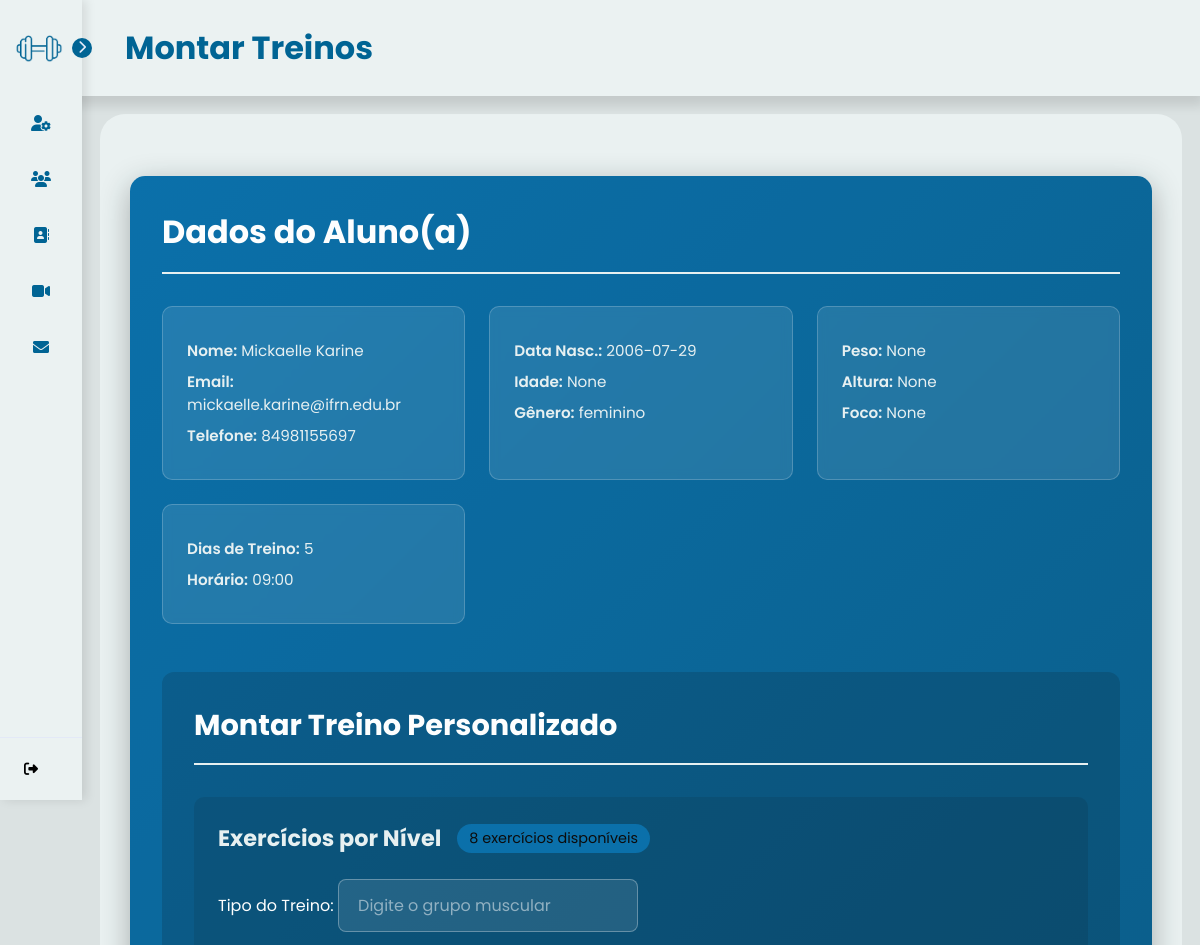
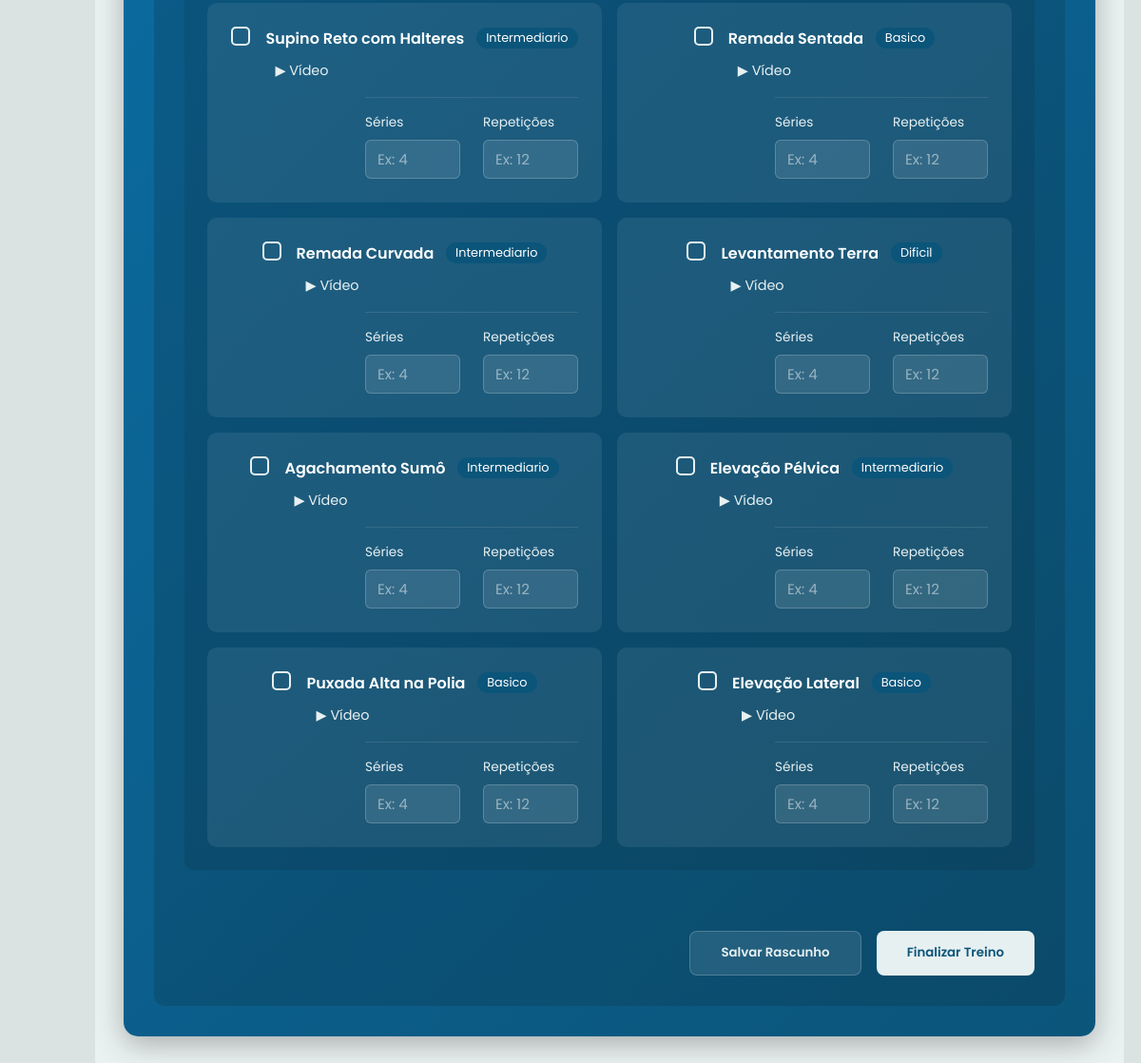
Screenshot of /montar_treino/3 (signed in) with the database file from the repository (2 pictures, top to bottom).
### tables this page shows
CREATE TABLE users (
    use_id INTEGER PRIMARY KEY AUTOINCREMENT,
    use_nome TEXT NOT NULL,
    use_senha TEXT NOT NULL,
    use_email TEXT NOT NULL,
    use_telefone TEXT NOT NULL,
    use_data_nascimento DATE NOT NULL,
    use_genero TEXT NOT NULL,
    use_tipo_usuario TEXT NOT NULL,
    use_dias_treino INT,
    use_horario_treino TIME,
    use_dias_trabalho INT ,
    use_horario_trabalho TIME,
    use_idade INT,
    use_peso FLOAT,
    use_altura FLOAT,
    use_imagem BLOB,
    use_foco_treino VARCHAR(90), /*foco do treino que o aluno quer desenvolver*/
    use_tipo_treino VARCHAR(90), /*tipo do treino que o personal gosta de ensinar*/
    use_contador INTEGER DEFAULT 0
);

CREATE TABLE exercicios (
            exe_id INTEGER PRIMARY KEY AUTOINCREMENT,
            exe_nome TEXT NOT NULL,
            exe_nivel TEXT NOT NULL,
            exe_link TEXT NOT NULL
        );

### controllers/ProfileController.py (the view)
@profile_bp.route('/montar_treino/<int:aluno_id>', methods=['GET', 'POST'])
@login_required
def montar_treino(aluno_id):
    conn = obter_conexao()
    existe_vinculo = conn.execute('''
        SELECT * FROM aluno_personal
        WHERE personal_id = ? AND aluno_id = ?
    ''', (current_user.id, aluno_id)).fetchone()
    conn.close()
    if not existe_vinculo:
        flash('Acesso não autorizado', 'error')
        return redirect(url_for('profile.seus_alunos'))
    aluno = User.get(aluno_id)
    if not aluno:
        flash('Aluno não encontrado', 'error')
        return redirect(url_for('profile.seus_alunos'))
    conn = obter_conexao()
    exercicios = conn.execute('SELECT * FROM exercicios').fetchall()
    conn.close()
    return render_template('montar_treino.html',
                         aluno=aluno,
                         exercicios=exercicios)

### app.py (called while the page is built)
@login_manager.user_loader
def load_user(user_id):
    return User.get(user_id)

### models/__init__.py (called while the page is built)
def obter_conexao():
    conn = sqlite3.connect('database.db')
    conn.row_factory = sqlite3.Row
    return conn

### templates/montar_treino.html (shortened to what this page needs)
{% extends "base_personal.html" %}
{% block titlePage %} Montar Treinos {% endblock %}
{% block content %}
<div class="montar-treino-section">
    <div class="student-header">
        <h2 style="color: #ffffff;">
            Dados do Aluno(a)
        </h2>
    </div>
    <div class="student-info-grid">
        <div class="info-card">
            <p><strong>Nome:</strong> {{ aluno.nome }}</p>
            <p><strong>Email:</strong> {{ aluno.email }}</p>
            <p><strong>Telefone:</strong> {{ aluno.telefone }}</p>
        </div>
        <div class="info-card">
            <p><strong>Data Nasc.:</strong> {{ aluno.data_nascimento }}</p>
            <p><strong>Idade:</strong> {{ aluno.idade }}</p>
            <p><strong>Gênero:</strong> {{ aluno.genero }}</p>
        </div>
        <div class="info-card">
            <p><strong>Peso:</strong> {{ aluno.peso }}</p>
            <p><strong>Altura:</strong> {{ aluno.altura }}</p>
            <p><strong>Foco:</strong> {{ aluno.foco_treino }}</p>
        </div>
        <div class="info-card">
            <p><strong>Dias de Treino:</strong> {{ aluno.dias_treino }}</p>
            <p><strong>Horário:</strong> {{ aluno.horario_treino }}</p>
        </div>
    </div>
    <div class="exercises-section">
    <h2 class="section-title">Montar Treino Personalizado</h2>
    <form class="exercise-form" method="POST" action="{{ url_for('profile.salvar_treino', aluno_id=aluno.id) }}">
        <div class="exercise-category">
            <div class="category-header">
                <h3>Exercícios por Nível</h3>
                <span class="badge">{{ exercicios|length }} exercícios disponíveis</span>
            </div>
            <div class="workout-type-selector">
                <label for="tipo_treino" style="color: #ffffff;">Tipo do Treino:</label>
                <input
                    type="text"
                    name="tipo_treino"
                    id="tipo_treino"
                    class="config-input"
                    placeholder="Digite o grupo muscular"
                    required
                >
            </div>
            <div class="exercise-grid">
                {% for ex in exercicios %}
                <div class="exercise-item">
                    <div class="exercise-content">
                        <label class="exercise-selector">
                            <span class="custom-checkbox"></span>
                        </label>
                        <div class="exercise-info">
                            <div class="exercise-meta">
                                <span class="exercise-name">{{ ex.exe_nome }}</span>
                                <span class="exercise-level pill">{{ ex.exe_nivel }}</span>
                            </div>
                            {% if ex.exe_link %}
                            <a href="{{ ex.exe_link }}" target="_blank" class="video-link">
                                ▶ Vídeo
                            </a>
                            {% endif %}
                        </div>
                    </div>
                    <div class="exercise-config">
                        <div class="config-group">
                            <label>Séries</label>
                            <input type="number" name="series_{{ ex.exe_id }}"
                                placeholder="Ex: 4" min="1" class="config-input"
                                oninput="this.value = Math.abs(this.value)">
                        </div>
                        <div class="config-group">
                            <label>Repetições</label>
                            <input type="number" name="repeticoes_{{ ex.exe_id }}"
                                placeholder="Ex: 12" min="1" class="config-input"
                                oninput="this.value = Math.abs(this.value)">
                        </div>
                    </div>
                </div>
                {% endfor %}
            </div>
        </div>
        <div class="form-actions">
            <button type="button" class="btn btn-secondary">
                Salvar Rascunho
            </button>
            <button type="submit" class="btn btn-primary">
                Finalizar Treino
            </button>
        </div>
    </form>
</div>
{% endblock %}

### templates/base_personal.html (shortened to what this page needs)
<!DOCTYPE html>
<html lang="pt-br">
<head>
    <link rel="stylesheet" href="https://cdnjs.cloudflare.com/ajax/libs/font-awesome/6.5.1/css/all.min.css"
 />
    <link href="https://cdnjs.cloudflare.com/ajax/libs/font-awesome/5.15.4/css/all.min.css" rel="stylesheet">
</head>
<body>
    <nav id="sidebar">
        <div id="sidebar_content">
          <div id="logo_avatar">
                <img src="{{ url_for('static', filename='images/logo/techfit_icon.png') }}"
                     id="logo_avatar_avatar"
                     alt="TechFit Logo"
                     style="width: 55px; height: 55px; object-fit: cover; border-radius: 20px;">
            </div>
            <ul id="side_items">
                <li class="side-item {% if request.endpoint == 'profile_personal' %}active{% endif %}">
                    <a href="{{ url_for('profile.profile_personal') }}">
                        <i class="fa-solid fa-user-gear"></i>
                    </a>
                </li>
                <li class="side-item">
                    <a href="{{ url_for('profile.seus_alunos') }}">
                        <i class="fa-solid fa-users"></i>
                    </a>
                </li>
                <li class="side-item  {% if request.endpoint == 'solicitacoes_pendentes' %}active{% endif %}">
                    <a href="{{ url_for('profile.solicitacoes_pendentes')  }}">
                        <i class="fa-solid fa-address-book"></i>
                    </a>
                </li>
                <li class="side-item {% if request.endpoint == 'videos_personal' %}active{% endif %}">
                    <a href="{{ url_for('exercise.videos_personal') }}">
                        <i class="fa-solid fa-video"></i>
                    </a>
                </li>
                <li class="side-item {% if request.endpoint == 'sugestao' %}active{% endif %}">
                    <a href="{{ url_for('profile.sugestao') }}">
                        <i class="fa fa-envelope" aria-hidden="true"></i>
                    </a>
                </li>
            </ul>
            <button id="open_btn">
                <i id="open_btn_icon" class="fa-solid fa-chevron-right"></i>
            </button>
        </div>
        <div id="logout">
            <form action="{{url_for('auth.logout')}}" method="POST">
                <button id="logout_btn" type="submit">
                    <i class="fa-solid fa-right-from-bracket"></i>
                </button>
            </form>
        </div>
    </nav>
    <header>
        <h1>{% block titlePage %} {% endblock %}</h1>
    </header>
    <main class="fade-in">
        {% block content %}{% endblock %}
    </main>
</body>
</html>

### templates/base_personal.html (style rules this page uses)
* { margin: 0; padding: 0; box-sizing: border-box; font-family: 'Poppins', sans-serif; }
body { display: flex; min-height: 100vh; background-color: #dbe2e2; padding-left: 82px; color: #0d2329; }
header { background-color: #EBF2F2; width: 100%; padding: 24px; padding-left: 100px; position: fixed; top: 0; left: 0; z-index: 998; max-height: 96px; display: flex; align-items: center; justify-content: space-between; box-shadow: 4px 10px 10px rgba(0, 0, 0, 0.1); }
header h1 { color:#006494; padding-left: 25px; }
main { margin-top: 114px; margin-left: 18px; margin-right: 18px; margin-bottom: 18px; border-radius: 25px; width: calc(100% - 36px); padding: 30px; background-color: #EBF2F2; box-sizing: border-box; position: relative; z-index: 997; opacity: 95%; color: black; }
#sidebar { display: flex; flex-direction: column; justify-content: space-between; background-color: #EBF2F2; height: 100vh; width: 82px; position: fixed; top: 0; left: 0; z-index: 999; transition: all .5s; box-shadow: 4px 0 10px rgba(0, 0, 0, 0.1); }
#sidebar_content { padding: 12px; }
#logo_avatar { display: flex; align-items: center; gap: 8px; margin-bottom: 24px; margin-top: 8px; }
#logo_avatar_avatar { width: 55px; height: 55px; object-fit: cover; border-radius: 20px; }
#side_items { display: flex; flex-direction: column; gap: 8px; list-style: none; }
.side-item { border-radius: 8px; padding: 14px; cursor: pointer; }
.side-item a { text-decoration: none; display: flex; align-items: center; justify-content: center; color: #006494; }
.side-item a i { background: none; display: flex; align-items: center; justify-content: center; width: 20px; height: 20px; color: inherit; }
#logout { border-top: 1px solid #e3e9f7; padding: 12px; }
#logout_btn { border: none; gap: 20px; padding: 12px; font-size: 14px; display: flex; align-items: center; justify-content: center; border-radius: 8px; cursor: pointer; background-color: transparent; }
#open_btn { position: absolute; top: 38px; right: -10px; background-color:#006494; color: #e3e9f7; border-radius: 100%; width: 20px; height: 20px; border: none; cursor: pointer; }
#open_btn_icon { transition: transform .3s ease; }

### rows the page displays
users: nome "Mickaelle Karine", email "mickaelle.karine@ifrn.edu.br", telefone "84981155697", data_nascimento "2006-07-29", genero "feminino", horario_treino "09:00"
exercicios: exe_nome "Supino Reto com Halteres", exe_nivel "Intermediario", exe_id "Ex: 12"
exercicios: exe_nome "Remada Sentada", exe_nivel "Basico", exe_id "Ex: 12"
exercicios: exe_nome "Remada Curvada", exe_nivel "Intermediario"
exercicios: exe_nome "Levantamento Terra", exe_nivel "Dificil", exe_id "Ex: 4"
exercicios: exe_nome "Agachamento Sumô", exe_nivel "Intermediario"
exercicios: exe_nome "Elevação Pélvica", exe_nivel "Intermediario"
exercicios: exe_nome "Puxada Alta na Polia", exe_nivel "Basico"
exercicios: exe_nome "Elevação Lateral", exe_nivel "Basico"

### other values shown
{{ aluno.idade }} "None"
{{ aluno.peso }} "None"
{{ aluno.altura }} "None"
{{ aluno.foco_treino }} "None"
{{ aluno.dias_treino }} "5"
{{ exercicios|length }} "8"
